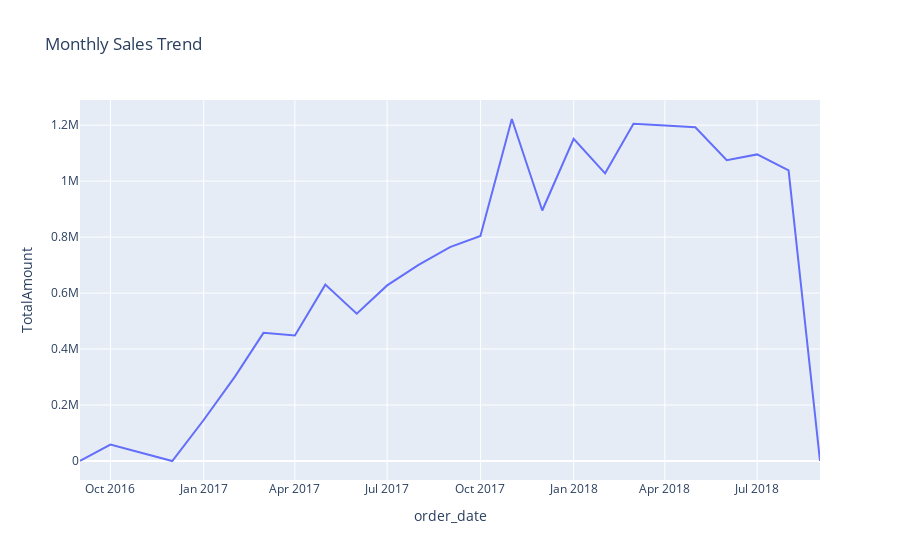

Here is the notebook cell this chart was saved with:
### Code cell
#Monthly sales trend
import pandas as pd
import plotly.express as px

df = pd.read_csv("../data/processed/olist_cleaned_data.csv")
df["order_purchase_timestamp"] = pd.to_datetime(df["order_purchase_timestamp"])
df["order_date"] = df["order_purchase_timestamp"].dt.to_period("M").dt.to_timestamp()

monthly_sales = df.groupby("order_date")["TotalAmount"].sum().reset_index()

fig = px.line(monthly_sales, x="order_date", y="TotalAmount", title="Monthly Sales Trend")
fig.show()

### Figure 1 — Plotly figure (JSON) as saved in the notebook; plotly's stock layout.template omitted (floating-point values rounded to 4 significant figures)
{"data": [{"hovertemplate": "order_date=%{x}<br>TotalAmount=%{y}<extra></extra>", "legendgroup": "", "line": {"color": "#636efa", "dash": "solid"}, "marker": {"symbol": "circle"}, "mode": "lines", "name": "", "orientation": "v", "showlegend": false, "type": "scatter", "x": ["2016-09-01T00:00:00", "2016-10-01T00:00:00", "2016-12-01T00:00:00", "2017-01-01T00:00:00", "2017-02-01T00:00:00", "2017-03-01T00:00:00", "2017-04-01T00:00:00", "2017-05-01T00:00:00", "2017-06-01T00:00:00", "2017-07-01T00:00:00", "2017-08-01T00:00:00", "2017-09-01T00:00:00", "2017-10-01T00:00:00", "2017-11-01T00:00:00", "2017-12-01T00:00:00", "2018-01-01T00:00:00", "2018-02-01T00:00:00", "2018-03-01T00:00:00", "2018-04-01T00:00:00", "2018-05-01T00:00:00", "2018-06-01T00:00:00", "2018-07-01T00:00:00", "2018-08-01T00:00:00", "2018-09-01T00:00:00"], "xaxis": "x", "y": [354.8, 58550.0, 19.62, 146500.0, 302200.0, 457800.0, 448700.0, 630100.0, 526500.0, 627300.0, 700600.0, 764000.0, 804200.0, 1222000.0, 894992, 1151000.0, 1028000.0, 1205000.0, 1199000.0, 1193000.0, 1075000.0, 1095000.0, 1038000.0, 166.5], "yaxis": "y"}], "layout": {"legend": {"tracegroupgap": 0}, "title": {"text": "Monthly Sales Trend"}, "xaxis": {"anchor": "y", "domain": [0, 1], "title": {"text": "order_date"}}, "yaxis": {"anchor": "x", "domain": [0, 1], "title": {"text": "TotalAmount"}}}}
